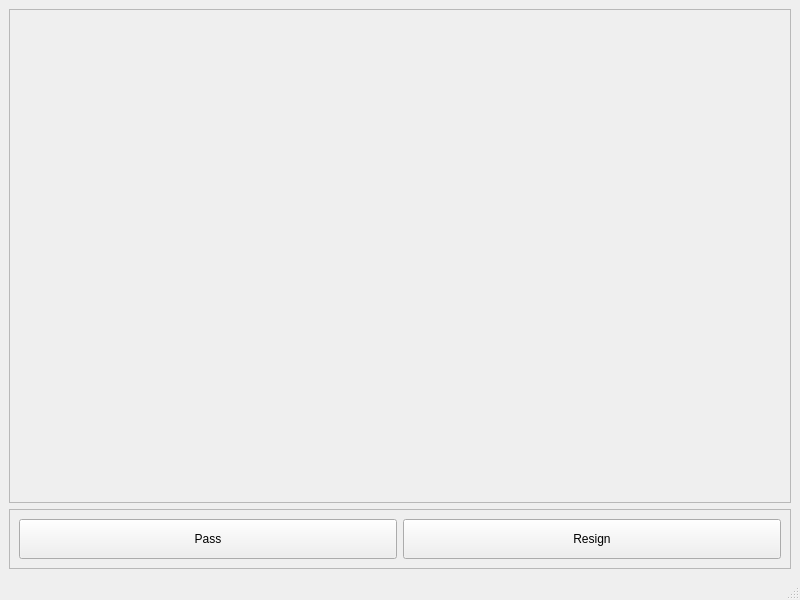
<?xml version="1.0" encoding="UTF-8"?>
<ui version="4.0">
 <class>MainWindow</class>
 <widget class="QMainWindow" name="MainWindow">
  <property name="geometry">
   <rect>
    <x>0</x>
    <y>0</y>
    <width>800</width>
    <height>600</height>
   </rect>
  </property>
  <property name="mouseTracking">
   <bool>true</bool>
  </property>
  <property name="windowTitle">
   <string>MainWindow</string>
  </property>
  <widget class="QWidget" name="centralwidget">
   <property name="mouseTracking">
    <bool>true</bool>
   </property>
   <layout class="QVBoxLayout" name="verticalLayout">
    <item>
     <widget class="QFrame" name="opengl_container">
      <property name="mouseTracking">
       <bool>true</bool>
      </property>
      <property name="frameShape">
       <enum>QFrame::StyledPanel</enum>
      </property>
      <property name="frameShadow">
       <enum>QFrame::Raised</enum>
      </property>
     </widget>
    </item>
    <item>
     <widget class="QFrame" name="frame">
      <property name="maximumSize">
       <size>
        <width>16777215</width>
        <height>60</height>
       </size>
      </property>
      <property name="mouseTracking">
       <bool>true</bool>
      </property>
      <property name="frameShape">
       <enum>QFrame::StyledPanel</enum>
      </property>
      <property name="frameShadow">
       <enum>QFrame::Raised</enum>
      </property>
      <layout class="QHBoxLayout" name="horizontalLayout">
       <item>
        <widget class="QPushButton" name="pass_button">
         <property name="sizePolicy">
          <sizepolicy hsizetype="Minimum" vsizetype="Preferred">
           <horstretch>0</horstretch>
           <verstretch>0</verstretch>
          </sizepolicy>
         </property>
         <property name="mouseTracking">
          <bool>true</bool>
         </property>
         <property name="text">
          <string>Pass</string>
         </property>
        </widget>
       </item>
       <item>
        <widget class="QPushButton" name="resign_button">
         <property name="sizePolicy">
          <sizepolicy hsizetype="Minimum" vsizetype="Preferred">
           <horstretch>0</horstretch>
           <verstretch>0</verstretch>
          </sizepolicy>
         </property>
         <property name="mouseTracking">
          <bool>true</bool>
         </property>
         <property name="text">
          <string>Resign</string>
         </property>
        </widget>
       </item>
      </layout>
     </widget>
    </item>
   </layout>
  </widget>
  <widget class="QStatusBar" name="statusbar">
   <property name="mouseTracking">
    <bool>true</bool>
   </property>
  </widget>
 </widget>
 <resources/>
 <connections/>
</ui>
